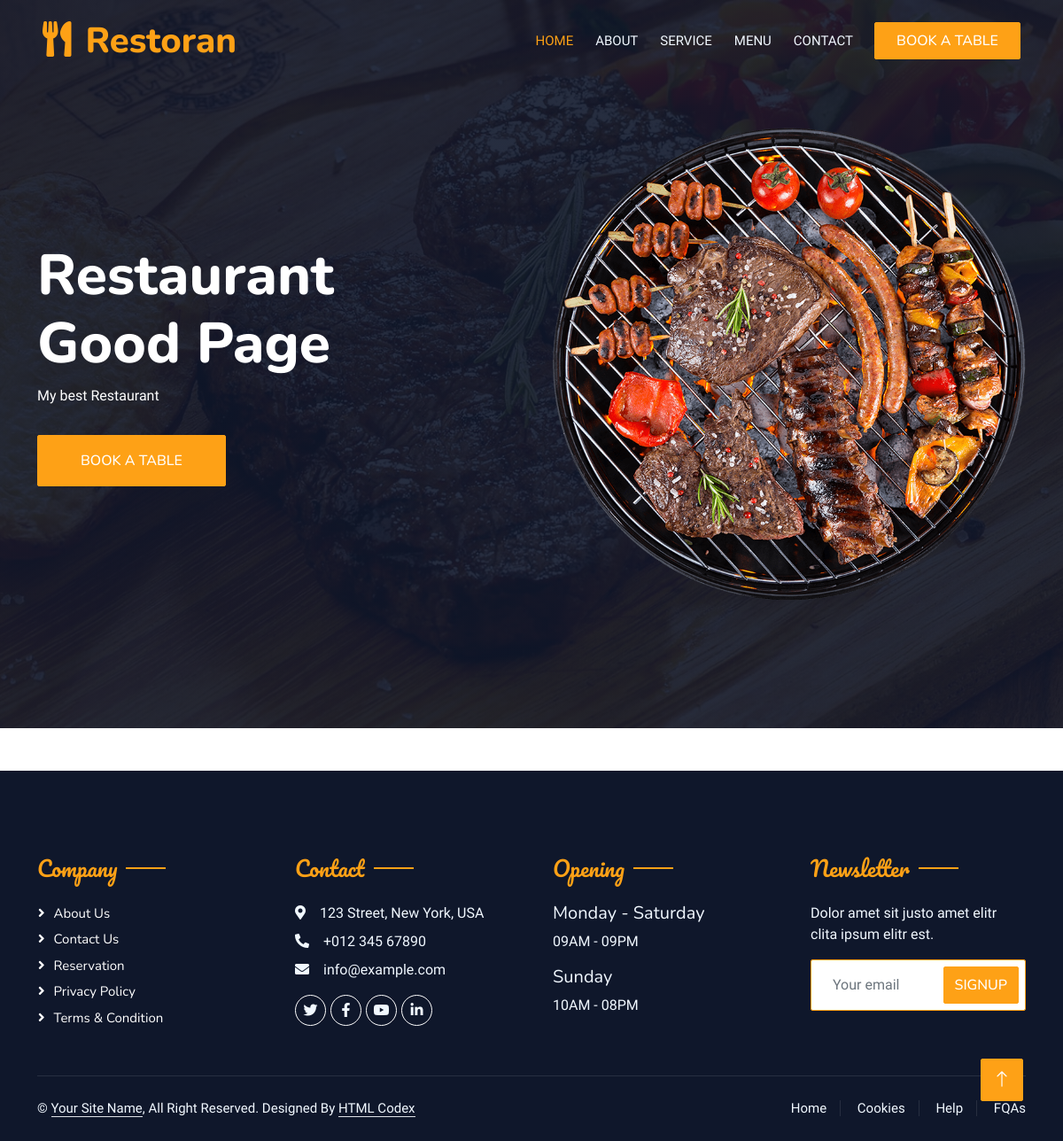
The page / on the database its author committed.
### main/models.py (models this page shows, shortened)
class HomePage(models.Model):
    name1 = models.CharField('HomePage name1', max_length=100)
    name2 = models.CharField('HomePage name2', max_length=100)
    about = models.TextField('HomePage about')
    img = models.ImageField('HomePage image', upload_to='home_images')

### main/views.py (the view)
# urls.py: path('', views.index, name='index'),
def index(request):
    home_page = HomePage.objects.all()[0]
    return render(request, 'main/index.html', context={
        'link':'index',
        'home_page':home_page
    })

### main/templates/main/index.html
{% extends 'main/base.html' %}
{% load static %}
{% block content %}
        <div class="container-xxl py-5 bg-dark hero-header mb-5">
            <div class="container my-5 py-5">
                <div class="row align-items-center g-5">
                    <div class="col-lg-6 text-center text-lg-start">
                        <h1 class="display-3 text-white animated slideInLeft">{{ home_page.name1 }}<br>{{ home_page.name2 }}</h1>
                        <p class="text-white animated slideInLeft mb-4 pb-2">{{ home_page.about }}</p>
                        <a href="" class="btn btn-primary py-sm-3 px-sm-5 me-3 animated slideInLeft">Book A Table</a>
                    </div>
                    <div class="col-lg-6 text-center text-lg-end overflow-hidden">
                        <img class="img-fluid" src="{{ home_page.img.url }}" alt="">
                    </div>
                </div>
            </div>
        </div>
    </div>
{% endblock %}

### main/static/css/style.css (style rules this page uses)
:root { --primary: #FEA116; --light: #F1F8FF; --dark: #0F172B; }
.btn { font-family: 'Nunito', sans-serif; font-weight: 500; text-transform: uppercase; transition: .5s; }
.btn.btn-primary, .btn.btn-secondary { color: #FFFFFF; }
.hero-header { background: linear-gradient(rgba(15, 23, 43, .9), rgba(15, 23, 43, .9)), url(../img/bg-hero.jpg); background-position: center center; background-repeat: no-repeat; background-size: cover; }
.hero-header img { animation: imgRotate 50s linear infinite; }

### rows shown on the page
HomePage: name1 "Restaurant", name2 "Good Page", about "My best Restaurant", img (picture)
